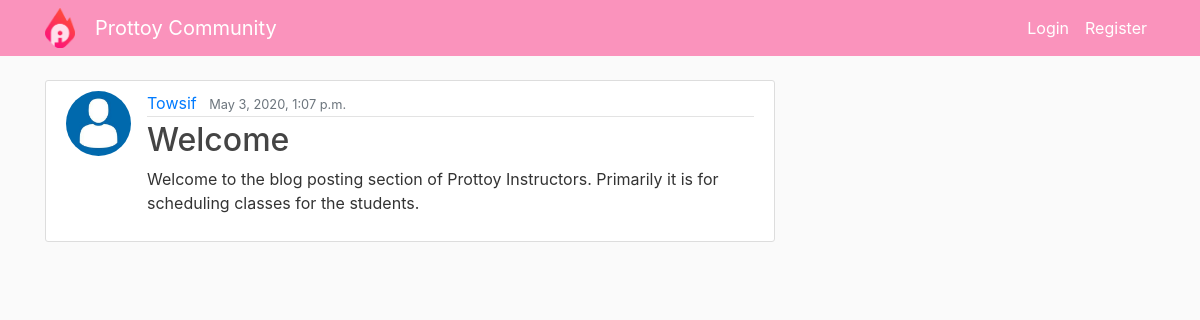
The page /community/post/1/ on the database its author committed.
### community/models.py (models this page shows, shortened)
class Post(models.Model):
    title = models.CharField(max_length=100)
    content = models.TextField()
    date_posted = models.DateTimeField(default=timezone.now)
    author = models.ForeignKey(User, on_delete=models.CASCADE)

### users/models.py (models this page shows, shortened)
class Profile(models.Model):
    user = models.OneToOneField(User, on_delete=models.CASCADE)
    valid = models.CharField(default="",max_length=4)
    district = models.CharField(default="",max_length=30)
    role = models.CharField(max_length=20, choices=ROLE_CHOICES, default='student')
    image = models.ImageField(default='default.jpg', upload_to='profile_pics')

### community/views.py (the view)
# urls.py: path('post/<int:pk>/', PostDetailView.as_view(), name='post-detail'),
class PostDetailView(DetailView):
    model= Post

### community/templates/community/post_detail.html (shortened to what this page needs)
{% extends "community/base.html" %}
{% block content %}
    <article class="media content-section">
        <img class="rounded-circle article-img" src="{{ object.author.profile.image.url }}">
        <div class="media-body">
          <div class="article-metadata">
            <a class="mr-2" href="{% url 'user-posts' object.author.username %}">{{ object.author }}</a>
            <small class="text-muted">{{ object.date_posted }}</small>
          </div>
          <h2 class="article-title">{{ object.title }}</h2>
          <p class="article-content">{{ object.content }}</p>
        </div>
      </article>
{% endblock content %}

### community/templates/community/base.html (style rules this page uses)
body { background: #fafafa; color: #333333; margin-top: 5rem; }
h1, h2, h3, h4, h5, h6 { color: #444444; }
.content-section { background: #ffffff; padding: 10px 20px; border: 1px solid #dddddd; border-radius: 3px; margin-bottom: 20px; }
.article-title { color: #444444; }
.article-content { white-space: pre-line; }
.article-img { height: 65px; width: 65px; margin-right: 16px; }
.article-metadata { padding-bottom: 1px; margin-bottom: 4px; border-bottom: 1px solid #e3e3e3 }

### rows shown on the page
Post: author.profile.image (placeholder picture), author "Towsif", date_posted "May 3, 2020, 1:07 p.m.", title "Welcome", content "Welcome to the blog posting section of Prottoy Instructors. Primarily it is for scheduling classes for the students."
